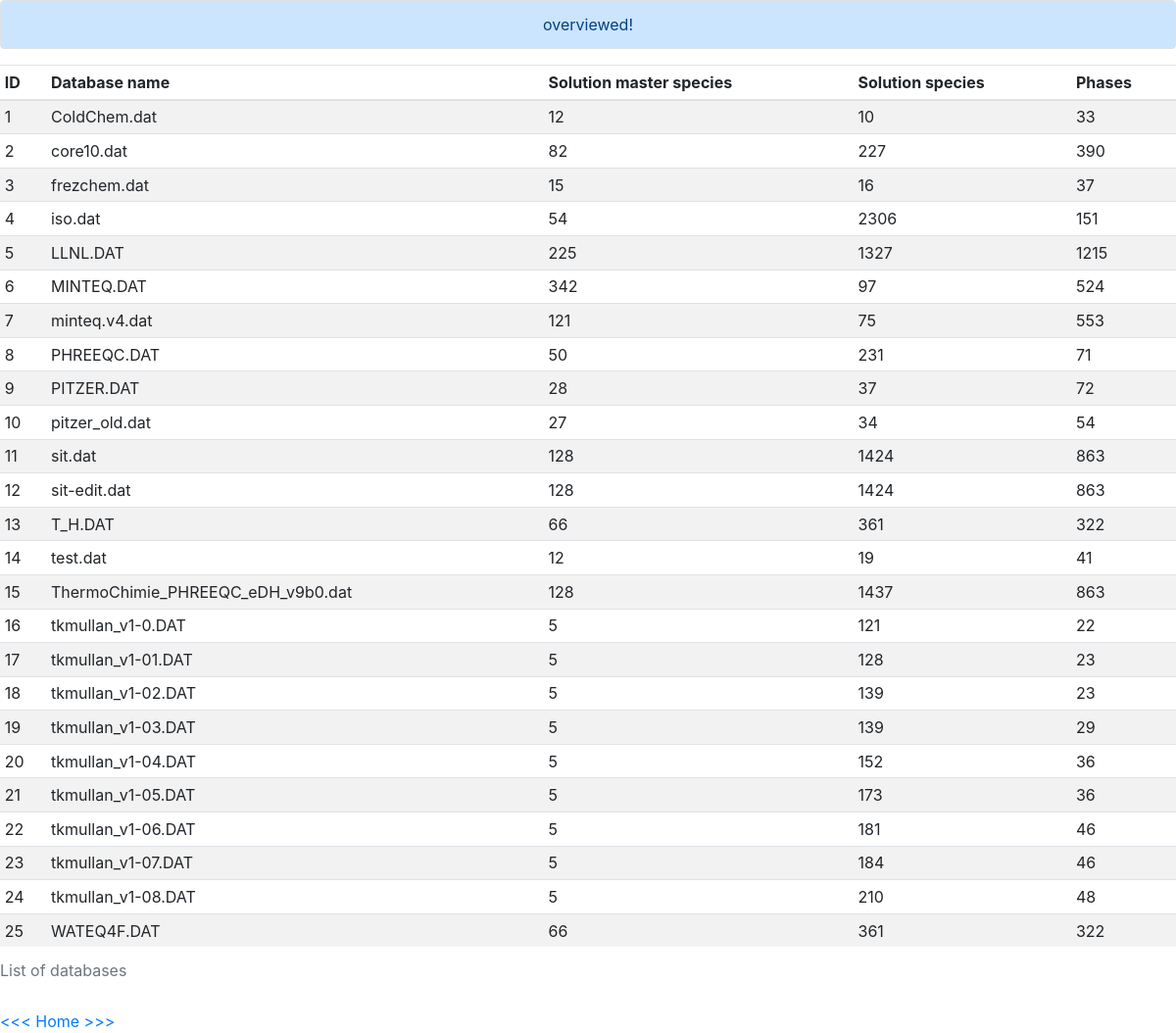
The page /overview on the database its author committed.
### tables this page shows
CREATE TABLE db_meta (id INTEGER, name TEXT NOT NULL, solution_master_species INTEGER, solution_species INTEGER, phases INTEGER, PRIMARY KEY(id));

### application.py (the view)
@app.route("/overview")
def summary():
    flask.flash("overviewed!")
    summary = db.execute("SELECT * FROM db_meta")
    return flask.render_template("summary.html", summary=summary)

### templates/summary.html (shortened to what this page needs)
{% extends "layout.html" %}
{% block main %}
<div>
    <table class="table table-hover table-sm table-striped">
        <caption>List of databases</caption>
        <thead>
            <tr>
                <th>ID</th>
                <th>Database name</th>
                <th>Solution master species</th>
                <th>Solution species</th>
                <th>Phases</th>
            </tr>
        </thead>
        <tbody>
            {% for item in summary %}
                <tr>
                    <td>{{ item.id }}</td>
                    <td>{{ item.name }}</td>
                    <td>{{ item.solution_master_species }}</td>
                    <td>{{ item.solution_species }}</td>
                    <td>{{ item.phases }}</td>
                </tr>
            {% endfor %}
        </tbody>
    </table>
</div>
<div>
    <a href="/">&lt;&lt;&lt; Home >>></a>
</div>
{% endblock %}

### templates/layout.html (shortened to what this page needs)
<!DOCTYPE html>
<html lang="en">
    <head>
        <link rel="stylesheet" href="https://cdn.jsdelivr.net/npm/bootstrap@4.5.3/dist/css/bootstrap.min.css">
        <link href="/static/styles.css" rel="stylesheet">
    </head>
    <body>
        {% if get_flashed_messages() %}
            <header>
                <div class="alert alert-primary border text-center" role="alert">
                    {{ get_flashed_messages() | join(" ") }}
                </div>
            </header>
        {% endif %}
        <main>
            {% block main %}{% endblock %}
        </main>
    </body>
</html>

### static/styles.css (style rules this page uses)
thead { font-weight: bold; }

### rows shown on the page
db_meta: id "1", name "ColdChem.dat", solution_master_species "12", solution_species "10", phases "33"
db_meta: id "2", name "core10.dat", solution_master_species "82", solution_species "227", phases "390"
db_meta: id "3", name "frezchem.dat", solution_master_species "15", solution_species "16", phases "37"
db_meta: id "4", name "iso.dat", solution_master_species "54", solution_species "2306", phases "151"
db_meta: id "5", name "LLNL.DAT", solution_master_species "225", solution_species "1327", phases "1215"
db_meta: id "6", name "MINTEQ.DAT", solution_master_species "342", solution_species "97", phases "524"
db_meta: id "7", name "minteq.v4.dat", solution_master_species "121", solution_species "75", phases "553"
db_meta: id "8", name "PHREEQC.DAT", solution_master_species "50", solution_species "231", phases "71"
db_meta: id "9", name "PITZER.DAT", solution_master_species "28", solution_species "37", phases "72"
db_meta: id "10", name "pitzer_old.dat", solution_master_species "27", solution_species "34", phases "54"
db_meta: id "11", name "sit.dat", solution_master_species "128", solution_species "1424", phases "863"
db_meta: id "12", name "sit-edit.dat", solution_master_species "128", solution_species "1424", phases "863"
db_meta: id "13", name "T_H.DAT", solution_master_species "66", solution_species "361", phases "322"
db_meta: id "14", name "test.dat", solution_master_species "12", solution_species "19", phases "41"
db_meta: id "15", name "ThermoChimie_PHREEQC_eDH_v9b0.dat", solution_master_species "128", solution_species "1437", phases "863"
db_meta: id "16", name "tkmullan_v1-0.DAT", solution_master_species "5", solution_species "121", phases "22"
db_meta: id "17", name "tkmullan_v1-01.DAT", solution_master_species "5", solution_species "128", phases "23"
db_meta: id "18", name "tkmullan_v1-02.DAT", solution_master_species "5", solution_species "139", phases "23"
db_meta: id "19", name "tkmullan_v1-03.DAT", solution_master_species "5", solution_species "139", phases "29"
db_meta: id "20", name "tkmullan_v1-04.DAT", solution_master_species "5", solution_species "152", phases "36"
db_meta: id "21", name "tkmullan_v1-05.DAT", solution_master_species "5", solution_species "173", phases "36"
db_meta: id "22", name "tkmullan_v1-06.DAT", solution_master_species "5", solution_species "181", phases "46"
db_meta: id "23", name "tkmullan_v1-07.DAT", solution_master_species "5", solution_species "184", phases "46"
db_meta: id "24", name "tkmullan_v1-08.DAT", solution_master_species "5", solution_species "210", phases "48"
db_meta: id "25", name "WATEQ4F.DAT", solution_master_species "66", solution_species "361", phases "322"

### other values the page prints
{{ get_flashed_messages() | join(" ") }} "overviewed!"
